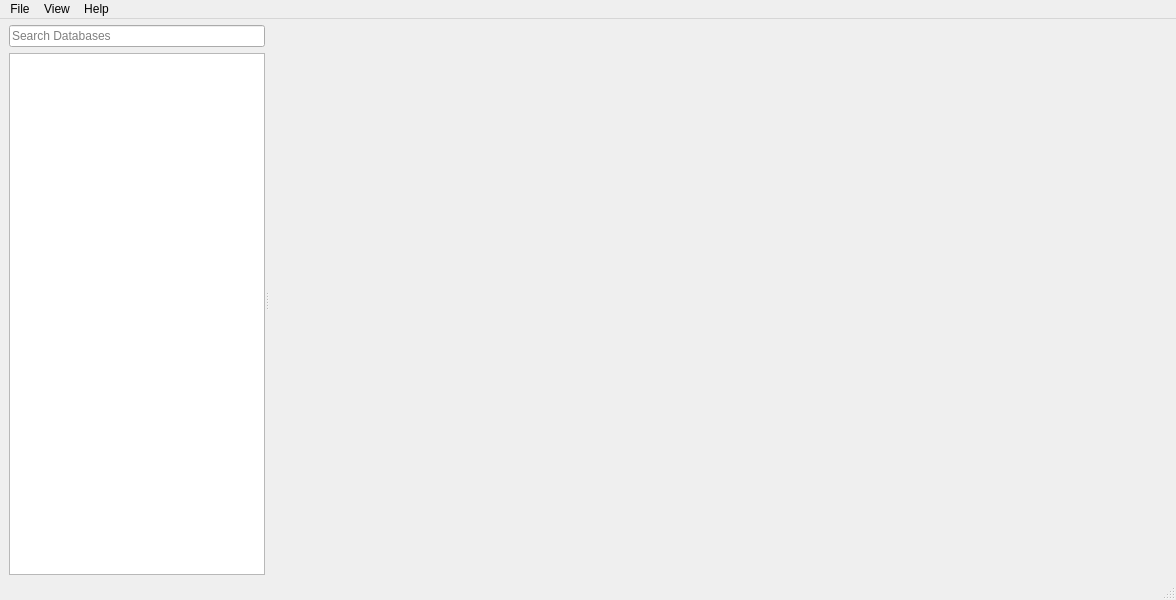
<?xml version="1.0" encoding="UTF-8"?>
<ui version="4.0">
 <class>MainWindow</class>
 <widget class="QMainWindow" name="MainWindow">
  <property name="geometry">
   <rect>
    <x>0</x>
    <y>0</y>
    <width>1176</width>
    <height>600</height>
   </rect>
  </property>
  <property name="baseSize">
   <size>
    <width>0</width>
    <height>0</height>
   </size>
  </property>
  <property name="windowTitle">
   <string>WDBx</string>
  </property>
  <widget class="QWidget" name="centralwidget">
   <property name="sizePolicy">
    <sizepolicy hsizetype="Expanding" vsizetype="Expanding">
     <horstretch>1</horstretch>
     <verstretch>1</verstretch>
    </sizepolicy>
   </property>
   <layout class="QHBoxLayout" name="horizontalLayout">
    <property name="topMargin">
     <number>6</number>
    </property>
    <property name="bottomMargin">
     <number>3</number>
    </property>
    <item>
     <widget class="QSplitter" name="splitter">
      <property name="sizePolicy">
       <sizepolicy hsizetype="Preferred" vsizetype="Preferred">
        <horstretch>0</horstretch>
        <verstretch>0</verstretch>
       </sizepolicy>
      </property>
      <property name="baseSize">
       <size>
        <width>0</width>
        <height>0</height>
       </size>
      </property>
      <property name="orientation">
       <enum>Qt::Horizontal</enum>
      </property>
      <property name="childrenCollapsible">
       <bool>false</bool>
      </property>
      <widget class="QWidget" name="verticalLayoutWidget">
       <layout class="QVBoxLayout" name="verticalLayout">
        <item>
         <widget class="QLineEdit" name="lineEditDatabases">
          <property name="sizePolicy">
           <sizepolicy hsizetype="Minimum" vsizetype="Fixed">
            <horstretch>0</horstretch>
            <verstretch>0</verstretch>
           </sizepolicy>
          </property>
          <property name="minimumSize">
           <size>
            <width>50</width>
            <height>0</height>
           </size>
          </property>
          <property name="placeholderText">
           <string>Search Databases</string>
          </property>
         </widget>
        </item>
        <item>
         <widget class="QListView" name="listViewDatabases">
          <property name="sizePolicy">
           <sizepolicy hsizetype="Minimum" vsizetype="Expanding">
            <horstretch>0</horstretch>
            <verstretch>0</verstretch>
           </sizepolicy>
          </property>
          <property name="minimumSize">
           <size>
            <width>50</width>
            <height>0</height>
           </size>
          </property>
          <property name="editTriggers">
           <set>QAbstractItemView::NoEditTriggers</set>
          </property>
         </widget>
        </item>
       </layout>
      </widget>
      <widget class="Table" name="widgetTable" native="true">
       <property name="sizePolicy">
        <sizepolicy hsizetype="Expanding" vsizetype="Preferred">
         <horstretch>1</horstretch>
         <verstretch>0</verstretch>
        </sizepolicy>
       </property>
       <property name="minimumSize">
        <size>
         <width>50</width>
         <height>0</height>
        </size>
       </property>
      </widget>
     </widget>
    </item>
   </layout>
  </widget>
  <widget class="QMenuBar" name="menubar">
   <property name="geometry">
    <rect>
     <x>0</x>
     <y>0</y>
     <width>1176</width>
     <height>22</height>
    </rect>
   </property>
   <widget class="QMenu" name="menuFile">
    <property name="title">
     <string>File</string>
    </property>
    <addaction name="actionOpen"/>
    <addaction name="actionExport"/>
    <addaction name="separator"/>
    <addaction name="actionExit"/>
   </widget>
   <widget class="QMenu" name="menuHelp">
    <property name="title">
     <string>Help</string>
    </property>
    <addaction name="actionAbout"/>
    <addaction name="actionHelp"/>
   </widget>
   <widget class="QMenu" name="menuView">
    <property name="title">
     <string>View</string>
    </property>
    <addaction name="actionQuery_Editor"/>
   </widget>
   <addaction name="menuFile"/>
   <addaction name="menuView"/>
   <addaction name="menuHelp"/>
  </widget>
  <widget class="QStatusBar" name="statusbar"/>
  <action name="actionAbout">
   <property name="text">
    <string>About WDBx</string>
   </property>
  </action>
  <action name="actionOpen">
   <property name="text">
    <string>Open</string>
   </property>
  </action>
  <action name="actionExport">
   <property name="text">
    <string>Export</string>
   </property>
  </action>
  <action name="actionExit">
   <property name="text">
    <string>Exit</string>
   </property>
  </action>
  <action name="actionHelp">
   <property name="text">
    <string>Help</string>
   </property>
  </action>
  <action name="actionQuery_Editor">
   <property name="checkable">
    <bool>true</bool>
   </property>
   <property name="text">
    <string>Query Editor</string>
   </property>
  </action>
 </widget>
 <customwidgets>
  <customwidget>
   <class>Table</class>
   <extends>QWidget</extends>
   <header>table.h</header>
   <container>1</container>
  </customwidget>
 </customwidgets>
 <resources/>
 <connections/>
</ui>
